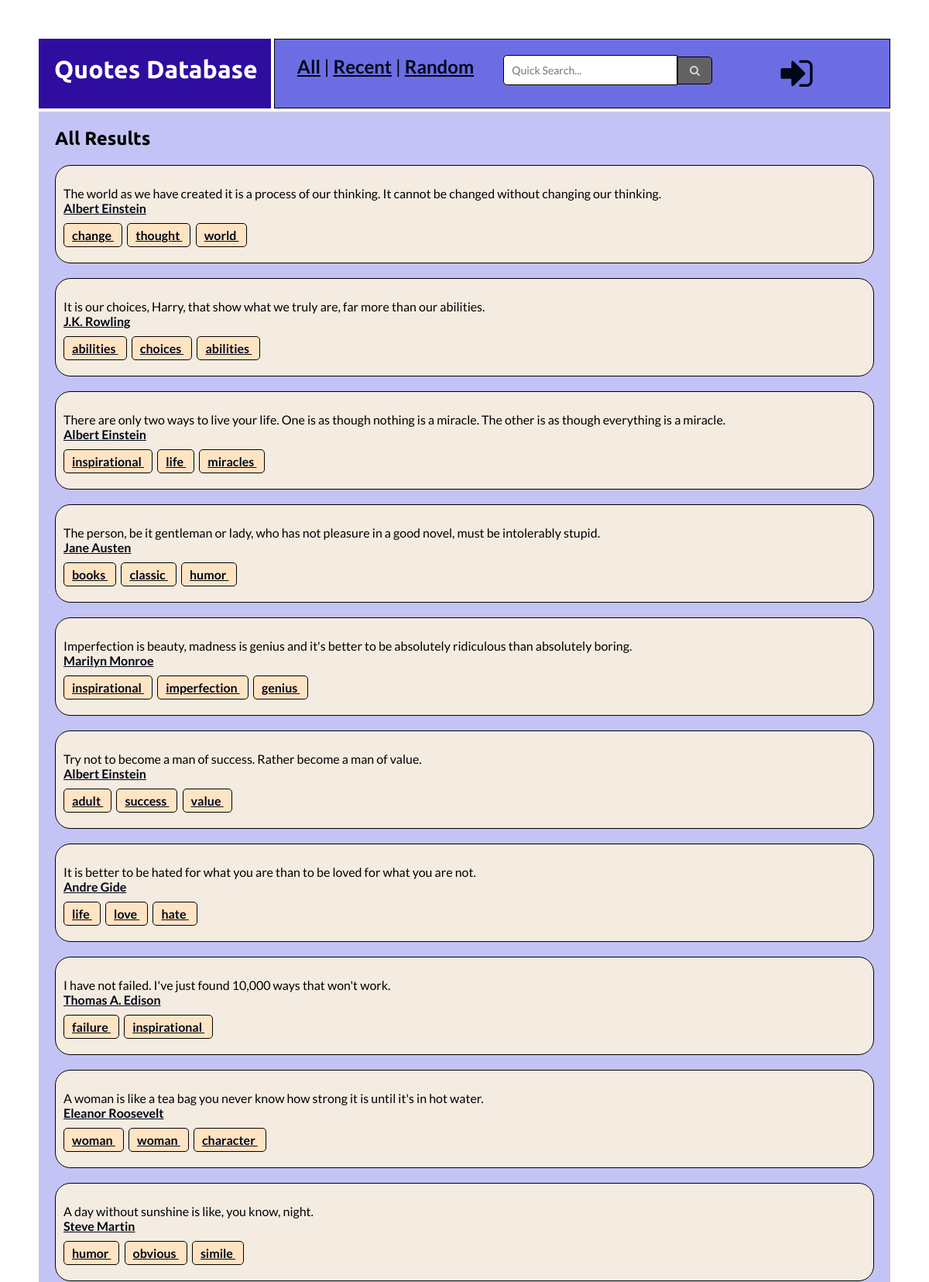
/index.php?page=showall (upper part), run on the app's committed database.
### tables this page shows
CREATE TABLE `quotes` (
  `ID` int NOT NULL AUTO_INCREMENT,
  `Author_ID` int NOT NULL,
  `Quote` text NOT NULL,
  `Notes` varchar(255) NOT NULL,
  `Subject1_ID` int NOT NULL,
  `Subject2_ID` int NOT NULL,
  `Subject3_ID` int NOT NULL,
  PRIMARY KEY (`ID`)
);

CREATE TABLE `author` (
  `Author_ID` int NOT NULL AUTO_INCREMENT,
  `First` varchar(150) NOT NULL,
  `Middle` varchar(50) NOT NULL,
  `Last` varchar(150) NOT NULL,
  `Gender` varchar(1) NOT NULL,
  `Born` varchar(7) NOT NULL,
  `Country1_ID` int NOT NULL,
  `Country2_ID` int NOT NULL,
  `Job1_ID` int NOT NULL,
  `Job2_ID` int NOT NULL,
  PRIMARY KEY (`Author_ID`)
);

CREATE TABLE `subject` (
  `Subject_ID` int NOT NULL AUTO_INCREMENT,
  `Subject` varchar(150) NOT NULL,
  PRIMARY KEY (`Subject_ID`)
);

### get_author.php (called while the page is built)
<?php
$first = $find_rs['First'];
$middle = $find_rs['Middle'];
$last = $find_rs['Last'];
$full_name = $first." ".$middle." ".$last;
?>

### content/show_subjects.php (the view, shortened to what this page needs)
<p>
  <?php
      $sub1_ID = $find_rs['Subject1_ID'];
      $sub2_ID = $find_rs['Subject2_ID'];
      $sub3_ID = $find_rs['Subject3_ID'];
      $all_subjects = array($sub1_ID, $sub2_ID, $sub3_ID);
      foreach ($all_subjects as $subject) {
        $sub_sql = "SELECT * FROM `subject` WHERE `Subject_ID` = $subject";
        $sub_query = mysqli_query($dbconnect, $sub_sql);
        $sub_rs = mysqli_fetch_assoc($sub_query);
        if ($subject != 0) {
            ?>
          <span class="tag">
              <a href="index.php?page=subject&subjectID=<?php echo $sub_rs['Subject_ID']; ?>">
                <?php echo $sub_rs['Subject']; ?>
              </a>
          </span> &nbsp;
        <?php
      }
      }
        ?>
</p>

### index.php (shortened to what this page needs)
<!DOCTYPE HTML>
<html lang="en">
<?php include("content/head.php"); ?>
<body>
    <div class="wrapper">
        <?php include("content/heading_navigation.php"); ?>
        <div class="box main">
              <?php
              if (!isset($_REQUEST['page'])) {
                include("content/home.php");
              }
              else {
                $page = preg_replace('/[^0-9a-zA-Z]-/','',$_REQUEST['page']);
                include("content/$page.php");
              }
               ?>
        </div>
    </div>
</body>

### content/head.php (shortened to what this page needs)
<head>
    <link rel="stylesheet" href="theme/quick_quotes.css">
    <link rel="stylesheet" href="theme/font-awesome.min.css">
    <link rel="stylesheet" href="theme/auto_complete.css">
</head>

### content/heading_navigation.php
<div class="box banner">
    <h1><a href="index.php?page=home" class="website_title_text">Quotes Database</a></h1>
</div>
<div class="box nav">
    <div class="linkwrapper">
        <div class="commonsearches">
            <a href="index.php?page=showall">All</a> |
            <a href="index.php?page=recent">Recent</a> |
            <a href="index.php?page=random">Random</a>
        </div>
        <div class="topsearch">
            <form method="post" action="index.php?page=quick_search" enctype="multipart/form-data">
                <input class="search quicksearch" type="text" name="quick_search" size="40" value="" required placeholder="Quick Search..." />
                <input class="submit" type="submit" name="find_quick" value="&#xf002;" />
            </form>
        </div>
        <div class="topadmin">
            <?php
              if (isset($_SESSION['admin'])) {
                ?>
                  <a href="index.php?page=../admin/new_quote" title="Add a quote"><i class="fa fa-plus fa-2x"></i></a>
                  &nbsp; &nbsp;
                  <a href="index.php?page=../admin/logout" title="Log out"><i class="fa fa-sign-out fa-2x"></i></a>
                  &nbsp; &nbsp;
                  <a href="index.php?page=../admin/admin_panel" title="Admin Panel"><i class="fa fa-ellipsis-v fa-2x"></i></a>
                <?php
              }
              else {
                ?>
                <a href="index.php?page=../admin/login" title="Login">
                    <i class="fa fa-sign-in fa-2x"></i>
                </a>
                <?php
              }
             ?>
        </div>
    </div>
</div>

### content/showall.php
<h2>All Results</h2>
<?php
$find_sql = "SELECT * FROM `quotes`
JOIN `author` ON (`author`.`Author_ID` = `quotes`.`Author_ID`)
";
$find_query = mysqli_query($dbconnect, $find_sql);
$find_rs = mysqli_fetch_assoc($find_query);
do {
    $quote = preg_replace('/[^A-Za-z0-9.,?\s\'\-]/', ' ', $find_rs['Quote']);
    include("get_author.php");
    ?>
  <div class="results">
      <p>
          <?php echo $quote; ?>
          <br />
          <a href="index.php?page=author&authorID=<?php echo $find_rs['Author_ID']; ?>">
            <?php echo $full_name; ?>
          </a>
      </p>
    <?php include("show_subjects.php"); ?>
  </div>
  <br />
  <?php
}
while ($find_rs = mysqli_fetch_assoc($find_query));
?>

### theme/quick_quotes.css (style rules this page uses)
body { margin: auto; padding: 50px; color: #000; font-family: 'Lato', sans-serif; }
.box { padding-left: 20px; background-color: #ddd; }
.wrapper { display: grid; grid-template-columns: 300px 1fr; grid-template-rows: auto; grid-template-areas: "banner nav" "main main" "footer footer"; grid-gap: 4px; }
.banner { grid-area: banner; }
.nav { grid-area: nav; background-color: #6c6de3; font-size: 150%; padding: 20px; vertical-align: middle; border: solid 1px; }
.main { grid-area: main; background-color: #c3c3f5; border: solid 1px #CCC; }
.linkwrapper { display: grid; grid-template-columns: 1fr 300px 200px; grid-template-areas: "commonsearches topsearch topadmin"; grid-gap: 4px; }
.commonsearches { grid-area: commonsearches; text-align: center; }
.topsearch { grid-area: topsearch; text-align: right; }
.topadmin { grid-area: topadmin; text-align: center; }
.banner, .footer { background-color: #2e0d9f; }
.banner, .side, .footer { color: #fff; }
a { font-weight: bold; }
a:link { color: #000616; }
h1, h2, h3, h4 { font-family: 'Ubuntu', sans-serif; }
form { width: 100%; }
.search { background:#fff; width: 75%; }
.submit { font-family: FontAwesome, 'Helvetica Neue', Helvetica, Arial, sans-serif; position:relative; width: 45px; font-size: 14px; left:-5px; background-color: #636263; color:#d6d3d7; border: 1px solid #000; border-radius: 0 5px 5px 0; display: inline-block; padding: 10px; }
input { font-size: 14px; padding: 10px; display: inline-block; border: 1px solid #000; box-sizing: border-box; width: 95%; }
.quicksearch { border-radius: 5px 0 0 5px; display: inline-block; }
.results { background-color: #f4ebe1; border: 1px solid #000; padding: 10px; margin-right: 20px; border-radius: 20px; }
.tag { background-color: bisque; padding: 5px; padding-left: 10px; padding-right: 10px; border: solid 1px #000; border-radius: 5px; }
textarea, input[type=text] { font-family: 'Lato', sans-serif; padding: 10px; }
a.website_title_text:link, a.website_title_text:visited { color: #fff; text-decoration: none; }

### data on the page
quotes: Quote "The world as we have created it is a process of our thinking. It cannot be changed without changing our thinking.", Author_ID.Last "Albert Einstein"
subject: Subject "change"
subject: Subject "thought"
subject: Subject "world"
quotes: Quote "It is our choices, Harry, that show what we truly are, far more than our abilities.", Author_ID.Last "J.K. Rowling"
subject: Subject "abilities"
subject: Subject "choices"
quotes: Quote "There are only two ways to live your life. One is as though nothing is a miracle. The other is as though everything is a miracle.", Author_ID.Last "Albert Einstein"
subject: Subject "inspirational"
subject: Subject "life"
subject: Subject "miracles"
quotes: Quote "The person, be it gentleman or lady, who has not pleasure in a good novel, must be intolerably stupid.", Author_ID.Last "Jane Austen"
subject: Subject "books"
subject: Subject "classic"
subject: Subject "humor"
quotes: Quote "Imperfection is beauty, madness is genius and it's better to be absolutely ridiculous than absolutely boring.", Author_ID.Last "Marilyn Monroe"
subject: Subject "imperfection"
subject: Subject "genius"
quotes: Quote "Try not to become a man of success. Rather become a man of value.", Author_ID.Last "Albert Einstein"
subject: Subject "adult"
subject: Subject "success"
subject: Subject "value"
quotes: Quote "It is better to be hated for what you are than to be loved for what you are not.", Author_ID.Last "Andre Gide"
subject: Subject "love"
subject: Subject "hate"
quotes: Quote "I have not failed. I've just found 10,000 ways that won't work.", Author_ID.Last "Thomas A. Edison"
subject: Subject "failure"
quotes: Quote "A woman is like a tea bag you never know how strong it is until it's in hot water.", Author_ID.Last "Eleanor Roosevelt"
subject: Subject "woman"
subject: Subject "character"
quotes: Quote "A day without sunshine is like, you know, night.", Author_ID.Last "Steve Martin"
subject: Subject "obvious"
subject: Subject "simile"
